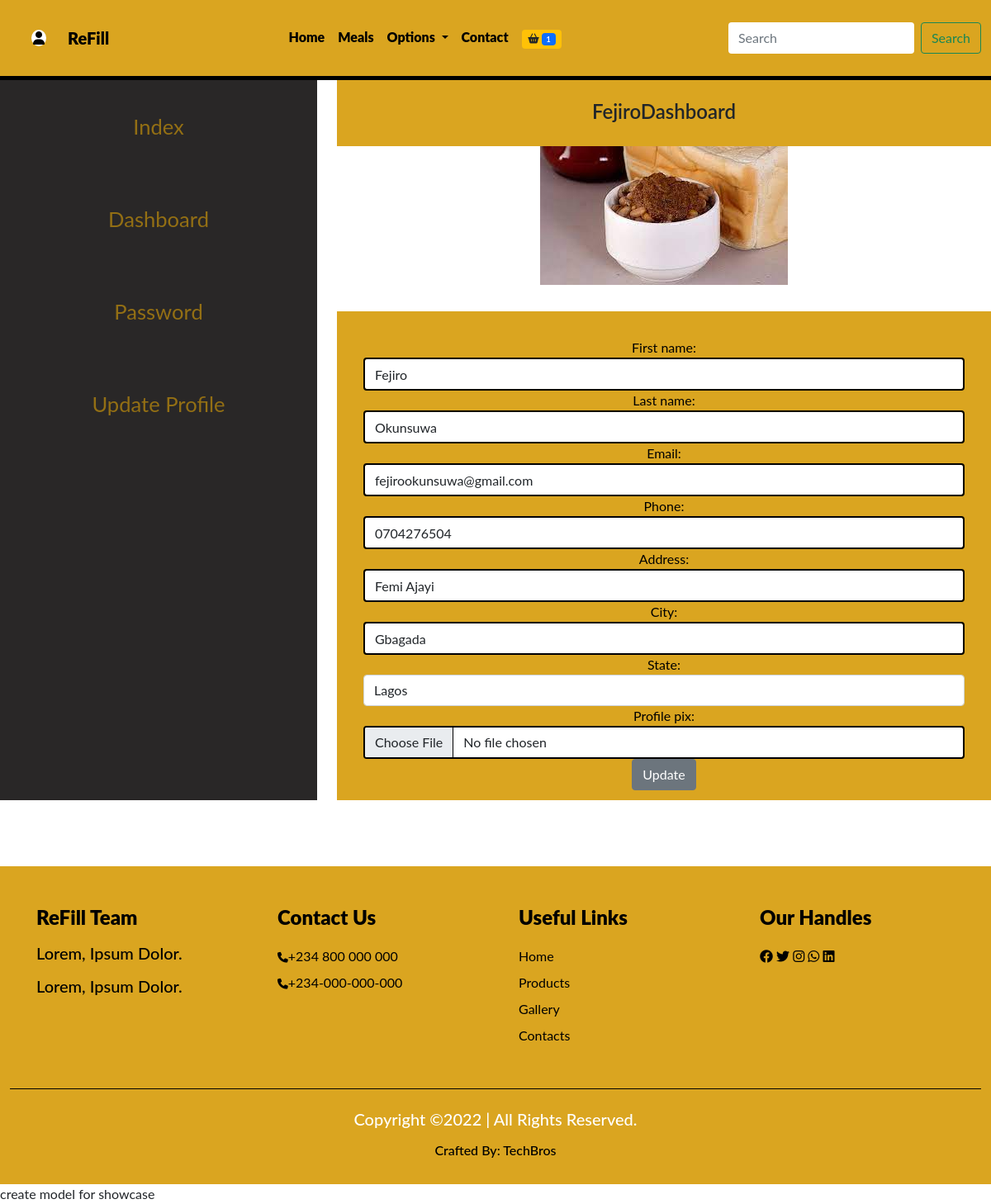
Screenshot of /profileupdate (signed in) with the database file from the repository.
### dashboard/models.py (models this page shows, shortened)
class Profile(models.Model):
    user = models.OneToOneField(User, on_delete=models.CASCADE)
    first_name = models.CharField(max_length=250)
    last_name = models.CharField(max_length=250)
    email = models.EmailField(max_length=250)
    phone = models.CharField(max_length=20)
    address = models.CharField(max_length=250)
    city = models.CharField(max_length=250)
    state = models.CharField(max_length=250)
    profile_pix = models.ImageField(upload_to='dashboard', default='dashboard/avatar.jpg')

### techbro/views.py (the view, shortened to what this page needs)
# urls.py: path('profileupdate', profileupdate, name='profileupdate'),
@login_required(login_url='signin')
def profileupdate(request):
    profile_data = Profile.objects.get(user__username = request.user.username)
    form = ProfileUpdateForm(instance=request.user.profile)
    context = {
        'form': form,
        'profile_data' : profile_data,
    }
    return render(request, 'profileupdate.html', context)

### dashboard/forms.py
class ProfileUpdateForm(forms.ModelForm):
    class Meta:
        model = Profile
        fields = ['first_name', 'last_name', 'email', 'phone', 'address', 'city', 'state', 'profile_pix']
        widgets = {
            'first_name': forms.TextInput(attrs={'class': 'form-control', 'placeholder': 'First name required '}),
            'last_name': forms.TextInput(attrs={'class': 'form-control', 'placeholder': 'Last name required '}),
            'email': forms.EmailInput(attrs={'class': 'form-control', 'placeholder': 'Email is required '}),
            'phone': forms.TextInput(attrs={'class': 'form-control', 'placeholder': 'Phone Number'}),
            'address': forms.TextInput(attrs={'class': 'form-control', 'placeholder': 'Address'}),
            'city': forms.TextInput(attrs={'class': 'form-control', 'placeholder': 'City required '}),
            'state': forms.Select(attrs={'class': 'form-control', 'placeholder': 'state'}, choices=STATE),
            'profile_pix': forms.FileInput(attrs={'class': 'form-control'}),
        }

### techbro/context_processor.py (called while the page is built)
def cartcount(request):
    count = Shopcart.objects.filter(user__username = request.user.username, paid=False)
    itemcount = 0
    for item in count:
        itemcount += int(item.user.id)
    context = {
        'itemcount' : itemcount
    }
    return context

### techbro/templates/profileupdate.html (shortened to what this page needs)
{% extends 'base.html' %}
{% block header %} {% include 'header.html' %}{% endblock header %}
{% block content %}
<section class="bigger">
    <div class="row text-center">
        {% include 'dash_sidebar.html' %}
        <div class="col-5 col-sm-6 col-md-3 col-lg-2 col-xl-8 base">
            <div class="basic">
                <div class="dashhead">
                    <h2>{{profile_data.user.username|title}}Dashboard</h2>
                </div>
                <div class="profileicon">
                    <img src="{{profile_data.profile_pix.url}}">
                </div>
                <div class="info">
                    <div class="form1">
                        <div class="address">
                            <form class="ade" action="{% url 'profileupdate' %}" method="POST" enctype="multipart/form-data">
                                <div class="form-group">
                                    {{form}}
                                </div>
                                    <button type="submit" class="btn btn-secondary text-white">Update</button>
                            </form>
                        </div>
                    </div>
                </div>
            </div>
        </div>
      </div>
</section>
{% endblock content %}
{% block footer %} {% include 'footer.html' %}{% endblock footer %}

### techbro/static/css/index.css (style rules this page uses)
* { margin: 0; padding: 0; box-sizing: border-box; }

### techbro/static/css/dash.css (style rules this page uses)
* { box-sizing: border-box; margin: 0; padding: 0; }
.dashhead { background-color: goldenrod; height: 5rem; }
.dashhead h2 { font-size: 1.5rem; font-weight: 600; text-transform: capitalize; text-align: center; padding-top: 1.5rem; }
.basic .info { font-size: 1rem; margin-top: 2rem; }

### techbro/static/css/nedu.css (style rules this page uses)
* { padding: 0; margin: 0; box-sizing: border-box; }
:root { --body: white; --navbody: pink; --navbar: #0f0f0ffb; --text: #f8aa02; --navback: #003566; --moon: black; }
body { font-family: 'Lato', sans-serif; background: var(--body); }

### techbro/static/css/style.css (style rules this page uses)
* { margin: 0; padding: 0; box-sizing: border-box; }
.form1 { background: goldenrod; width: 100%; height: 37rem; padding: 2rem; }
.form1 input { height: 2.5rem; width: 100%; border: 2px solid black; }
.form1 label { color: black; font: 1rem; }

### rows the page displays
Profile: user.username "Fejiro", profile_pix (picture), first_name "Fejiro", last_name "Okunsuwa", email "fejirookunsuwa@gmail.com", phone "0704276504", address "Femi Ajayi", city "Gbagada", state "Lagos"

### other values shown
{{ itemcount }} "1"
